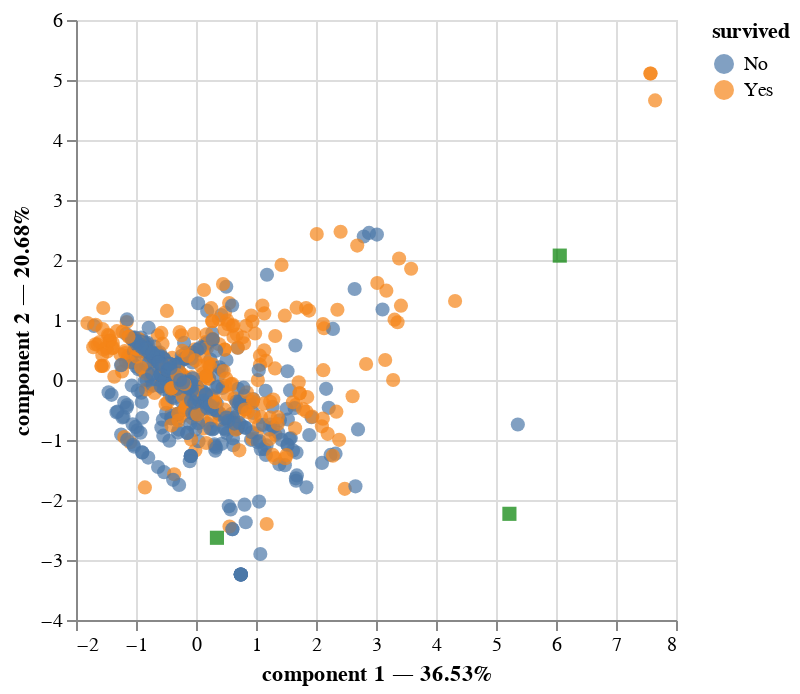

Source (notebook cell):
### Code cell
# %load solutions/pmca/plot_pca_prince.py
pca.plot(titanic_quanti,
         x_component=0,
         y_component=1
         #color_rows_by='survived',
         #show_row_markers=True,
         #show_column_markers=True
)

# --- #

pca.plot(titanic_quanti,
         x_component=0,
         y_component=2,
         color_rows_by='survived',
         show_row_markers=True,
         show_column_markers=True
)

# --- #

pca.plot(titanic_quanti,
         x_component=1,
         y_component=2,
         color_rows_by='survived',
         show_row_markers=True,
         show_column_markers=True
)

### Figure 1 — Vega-Lite specification as saved in the notebook (floating-point values rounded to 4 significant figures; data arrays with more than 128 entries replaced by an {"elided": "..."} marker saying what was removed)
{"config": {"view": {"continuousWidth": 300, "continuousHeight": 300}}, "layer": [{"data": {"name": "data-3d37f329785b4c960b3a45ce1cc1756c"}, "mark": {"type": "circle", "size": 50}, "encoding": {"color": {"field": "survived", "type": "nominal"}, "tooltip": [{"field": "survived", "type": "nominal"}, {"field": "component 1", "type": "quantitative"}, {"field": "component 2", "type": "quantitative"}], "x": {"axis": {"title": "component 1 — 36.53%"}, "field": "component 1", "scale": {"zero": false}, "type": "quantitative"}, "y": {"axis": {"title": "component 2 — 20.68%"}, "field": "component 2", "scale": {"zero": false}, "type": "quantitative"}}, "name": "view_8"}, {"data": {"name": "data-153c542600dd999be5f59c7bcfe35f59"}, "mark": {"type": "square", "color": "green", "size": 50}, "encoding": {"tooltip": [{"field": "variable", "type": "nominal"}], "x": {"field": "component 1", "scale": {"zero": false}, "type": "quantitative"}, "y": {"field": "component 2", "scale": {"zero": false}, "type": "quantitative"}}}], "params": [{"name": "param_24", "select": {"type": "interval", "encodings": ["x", "y"]}, "bind": "scales", "views": ["view_8"]}], "$schema": "https://vega.github.io/schema/vega-lite/v5.17.0.json", "datasets": {"data-3d37f329785b4c960b3a45ce1cc1756c": {"elided": "891 records"}, "data-153c542600dd999be5f59c7bcfe35f59": [{"variable": "age", "component 0": -2.706, "component 1": 5.224, "component 2": -2.23, "label": "age"}, {"variable": "fare", "component 0": 2.104, "component 1": 6.063, "component 2": 2.073, "label": "fare"}, {"variable": "family_size", "component 0": 3.953, "component 1": 0.3491, "component 2": -2.63, "label": "family_size"}]}}
